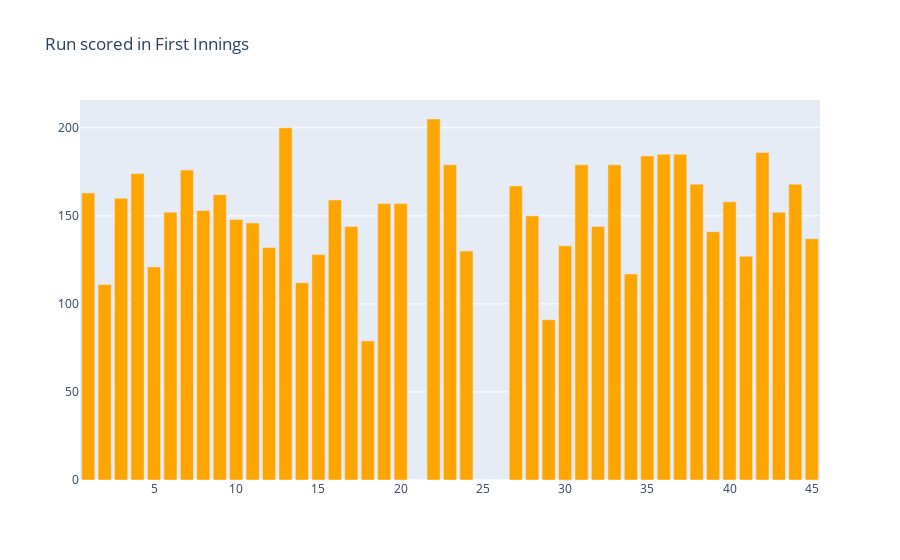

Notebook cell for this chart:
### Markdown cell above
Obsevation:<br>
    The __second Innings__ has Most __All outs__.

### Code cell
fig=go.Figure()
fig.add_trace(go.Bar(y=T20_df.Score_of_first_innings,x=T20_df.Match_id,marker_color='orange'))
fig.update_layout(title_text='Run scored in First Innings')
fig.show()

### Figure 1 — Plotly figure (JSON) as saved in the notebook; plotly's stock layout.template omitted (floating-point values rounded to 4 significant figures)
{"data": [{"marker": {"color": "orange"}, "type": "bar", "x": [1, 2, 3, 4, 5, 6, 7, 8, 9, 10, 11, 12, 13, 14, 15, 16, 17, 18, 19, 20, 21, 22, 23, 24, 25, 26, 27, 28, 29, 30, 31, 32, 33, 34, 35, 36, 37, 38, 39, 40, 41, 42, 43, 44, 45], "y": [163, 111, 160, 174, 121, 152, 176, 153, 162, 148, 146, 132, 200, 112, 128, 159, 144, 79, 157, 157, 0, 205, 179, 130, 0, 0, 167, 150, 91, 133, 179, 144, 179, 117, 184, 185, 185, 168, 141, 158, 127, 186, 152, 168, 137]}], "layout": {"title": {"text": "Run scored in First Innings"}}}
